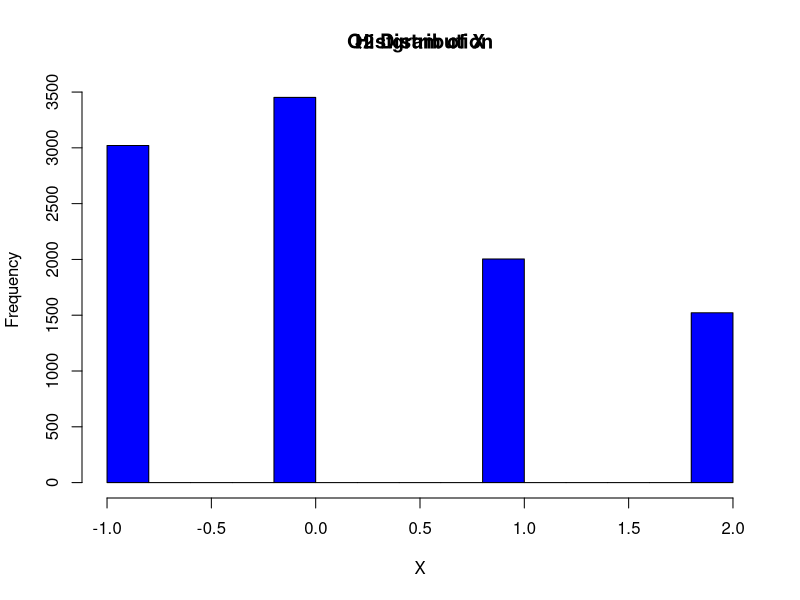
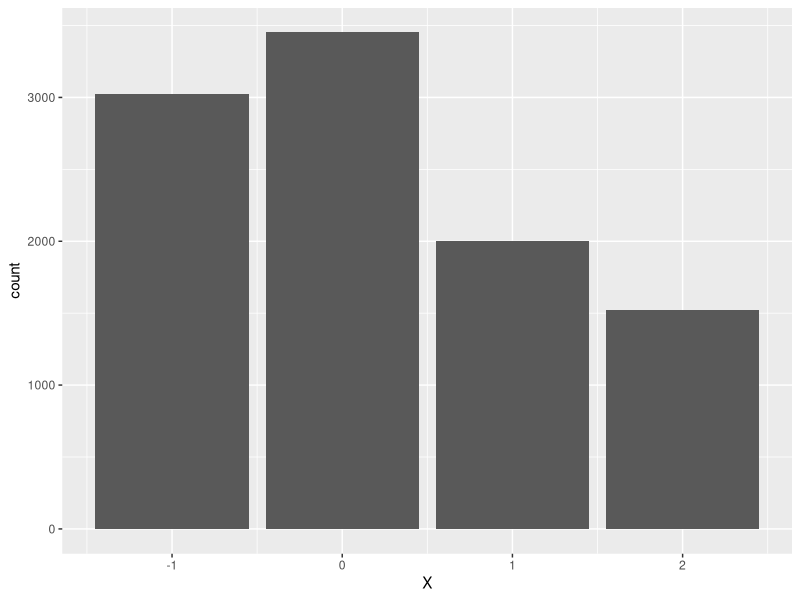
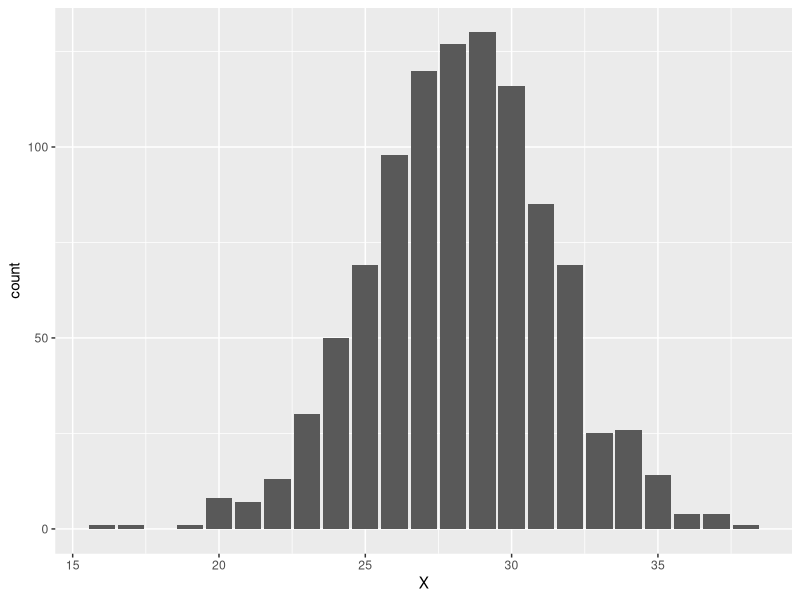
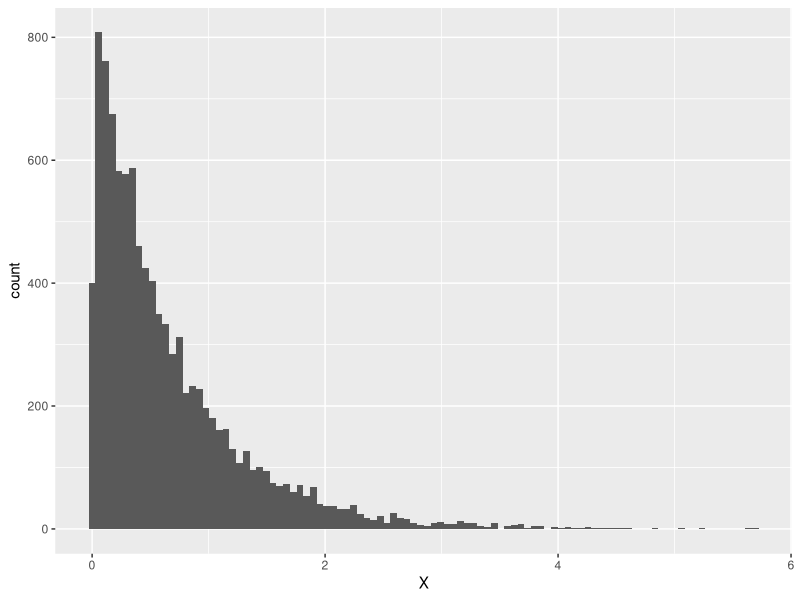

These figures' R source, in order:
library(readr)
library(ggplot2)


#Q2 
Q2 = read_csv("Q2.csv")

hist(as.numeric(unlist(Q2)), xlab = "X", main = "Histgram of X", col = 'blue')

ggplot() + geom_bar(aes(as.numeric(unlist(Q2)))) + xlab("X") + title("Q2 Distribution")

#Q3 
Q3 = read_csv("Q3.csv")

ggplot() + geom_bar(aes(as.numeric(unlist(Q3)))) + xlab("X")


#Q4
Q4 = read_csv("Q4.csv")

ggplot() + geom_histogram(aes(as.numeric(unlist(Q4))), bins = 100) + xlab("X")



       